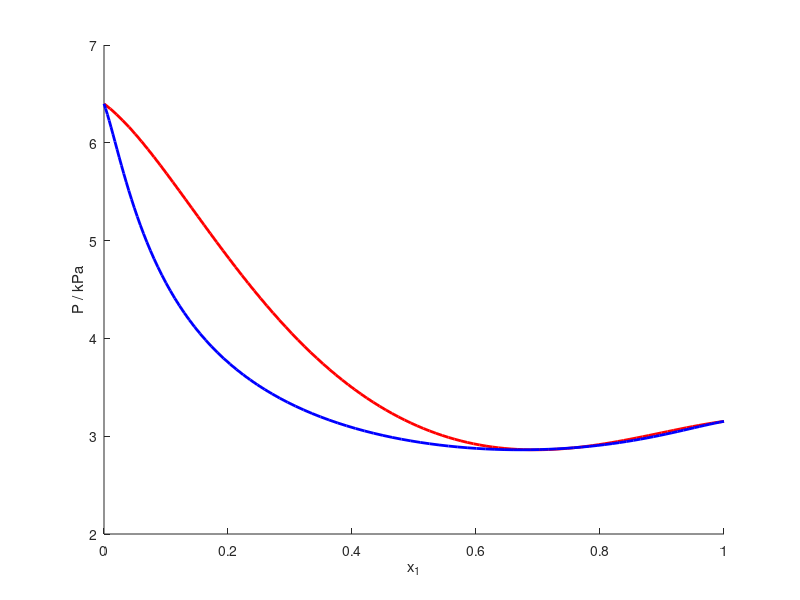

Write the MATLAB code that produced this figure.
%% Code for NRTL (H)

NP          = 100;                      % Number of datapoints for the plot
xv          = linspace(0,1,NP)';        % Molar composition vector for the plot
xv          = [xv,1-xv]';               % Molar composition matrix for the plot
T           = 283.15*ones(1,NP);        % Temperature vector for the plot

%% Fitting Parameter Assignation

betaalphas  = [0;-0.6885;-0.6885;0];    % Non-randomness factor
betaW       = [0;0.8256;0.1638;0];      % Binary interaction parameters (Constant)
muW         = [0        0;              % Binary interaction parameters (Temperature dependent)
               0.0763   0
               0.1903   0
               0        0
               ];

%% Pure component vapor pressure (Ethanol (1) - Cyclohexane (2))

Parameters = [
    66.39624472	44.17924472
    -7122.3	-5226.4
    0	0
    0	0
    -7.1424	-4.2278
    2.8853E-06	9.7554E-18
    2	6
    159.05	279.69
    514	553.8
];
Psat = exp(Parameters(1,:)+Parameters(2,:)./(T'+Parameters(3,:)) + Parameters(4,:).*T' + Parameters(5,:).*log(T') + Parameters(6,:).*T'.^(Parameters(7,:)))'; % kPa

%% Auxiliary Matrices

nc          = size(xv,1);
I1          = eye(nc);
I2          = eye(nc^2);
IV1         = ones(nc,1); 
IV2         = ones(nc^2,1);
MA          = repelem(I1,nc,1);
MB          = repmat(I1,1,nc);
MC          = zeros(nc^2);
for k = 1:nc
    MC(nc^3*(k-1)+k:nc^2+nc:nc^3*k) = 1;
end

%% Artificial Neural Network

% Input 
x           = xv;                                                       % Eq. (11)
t           = [1000./T;0.001*T];                                        % Eq. (12)

% DNN
Ltau        = betaW + muW*t;                                            % Eq. (32)
Lalpha      = betaalphas;                                               % Eq. (33)
LW          = exp((I2*Ltau).*(-I2*Lalpha));                             % Eq. (34)
LV          = (I2*Ltau).*(I2*LW);                                       % Eq. (35
L1          = (MA*x).*(I2*LW);                                          % Eq. (36)
L2          = (MB*L1);                                                  % Eq. (37)
L3          = (MA*x).*(I2*LV);                                          % Eq. (38) 
L4          = (MB*L3);                                                  % Eq. (39)
L5          = 1./(I1*L2);                                               % Eq. (40)
L6          = tanh((I1*L4).*(I1*L5));                                   % Eq. (41) - hyperbolic tangent transfer function
L7          = (I1*L5);                                                  % Eq. (42)
L8          = (MC*LW).*(MA*L4);                                         % Eq. (43)
L9          = (MC*LV).*(MA*L2);                                         % Eq. (44)
L10         = (-I2*L8) + (I2*L9);                                       % Eq. (45)
L11         = sech((I1*L4).*(I1*L5)).^2;                                % Eq. (46) - derivative of the hyperbolic tangent transfer function
L12         = (MA*x).*(MA*L5).*(MA*L7).*(I2*L10).*(MA*L11);             % Eq. (47)
L13         = exp((I1*L6)+(MB*L12));                                    % Eq. (48) - activity coefficients

LR          = (I1*x).*(I1*Psat).*(I1*L11);                              % Eq. (50)
LD          = 1./(IV1'*LR);                                             % Eq. (51)
Ly          = (I1*LR).*(IV1*LD);                                        % Eq. (52)

%% Plot

hold on
plot(x(1,:),1./LD,'-r','linewidth',2)
plot(Ly(1,:),1./LD,'-b','linewidth',2)
xlabel('x_1')
ylabel('P / kPa')


